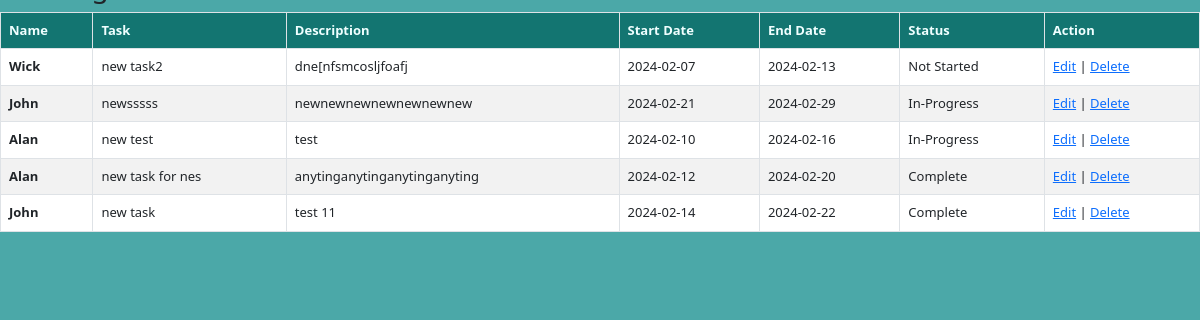
/manage_task.php, run on the app's committed database.
### tables this page shows
CREATE TABLE `tasks` (
  `tid` int(11) NOT NULL,
  `uid` varchar(250) NOT NULL,
  `description` varchar(350) NOT NULL,
  `start_date` date NOT NULL,
  `end_date` date NOT NULL,
  `status` varchar(200) NOT NULL DEFAULT 'Not Started',
  `username` varchar(250) NOT NULL,
  `task` varchar(100) NOT NULL,
  `creator` varchar(123) NOT NULL
);

### manage_task.php (the view, shortened to what this page needs)
<?php
include('./database.php');
?>
<!DOCTYPE html>
<html lang="en">
<head>
<link href="https://cdn.jsdelivr.net/npm/bootstrap@5.3.0-alpha1/dist/css/bootstrap.min.css" rel="stylesheet">
        <link rel="stylesheet" href="style.css">
</head>
<body>
    <div class="table-container">
    <table class="table table-bordered table-striped">
        <tr>
            <th style="background-color: rgb(20, 123, 119);color: azure; " >Name</th>
            <th style="background-color: rgb(20, 123, 119);color: azure; " >Task</th>
            <th style="background-color: rgb(20, 123, 119);color: azure; " >Description</th>
            <th style="background-color: rgb(20, 123, 119);color: azure; " >Start Date</th>
            <th style="background-color: rgb(20, 123, 119);color: azure; " >End Date</th>
            <th style="background-color: rgb(20, 123, 119);color: azure; " >Status</th>
            <th style="background-color: rgb(20, 123, 119);color: azure; " >Action</th>
        </tr>
        <?php
        $query="select * from tasks where creator='{$_SESSION['username']}'";
        $query_run=mysqli_query($conn,$query);
        while($row=mysqli_fetch_assoc($query_run))
        {
            ?>
            <tr>
                <td style="font-weight: bolder;" ><?php echo ucfirst($row['uid']); ?></td>
                <td><?php echo $row['task']; ?></td>
                <td><?php echo $row['description']; ?></td>
                <td><?php echo $row['start_date']; ?></td>
                <td><?php echo $row['end_date']; ?></td>
                <td><?php echo $row['status']; ?></td>
                <td>
                    <a href="edit_task.php?id=<?php echo $row['tid']; ?>">Edit</a> |
                    <a href="delete_task.php?id=<?php echo $row['tid']; ?>">Delete</a>
                </td>
            </tr>
            <?php
        }
        ?>
    </table>
    </div>
</body>
</html>

### style.css (style rules this page uses)
body { background-color: #4ba8a8; background-image: url('logos/Back.jpg'); background-size: cover; background-position: center; }

### manage_task.php (style rules this page uses)
table { font-size: 13px; background-color: rgb(131,235,232); }
th, td { padding: 8px; }
.table-container { max-height: 500px; overflow-y: auto; scrollbar-width: thin; }
body { overflow: hidden; }

### data on the page
tasks: uid "Wick", task "new task2", description "dne[nfsmcosljfoafj", start_date "2024-02-07", end_date "2024-02-13", status "Not Started"
tasks: uid "John", task "newsssss", description "newnewnewnewnewnewnew", start_date "2024-02-21", end_date "2024-02-29", status "In-Progress"
tasks: uid "Alan", task "new test", description "test", start_date "2024-02-10", end_date "2024-02-16", status "In-Progress"
tasks: uid "Alan", task "new task for nes", description "anytinganytinganytinganyting", start_date "2024-02-12", end_date "2024-02-20", status "Complete"
tasks: uid "John", task "new task", description "test 11", start_date "2024-02-14", end_date "2024-02-22", status "Complete"
